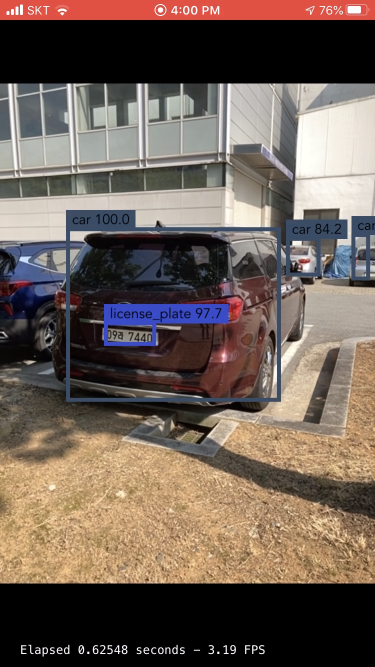
#> input picture CoreML.PNG, 750 x 1334 px, given in place of .., which was not available (shown at 1/2 size)
$ python ocr.py --images ..   (older library calls are emulated)
#> lines starting #> are read from the running program, lines starting #| are printed output that depends on the picture; after the words box and inside, x2 and y2 are one past the last pixel; in counts of white or black regions, pixels touching at a corner belong together; pictures that were not available may be replaced by others from this repository, and a replacement may not be noted
import matplotlib.pyplot as plt
import pytesseract
import numpy as np
import argparse
import imutils
import math
import cv2

# construct the argument parser and parse the arguments
ap = argparse.ArgumentParser()
ap.add_argument("-i", "--images", required=True, help="path to the images to be classified")
args = vars(ap.parse_args())

img = cv2.imread(args["images"])
#> img is the input picture: shape (1334, 750, 3); mean B, G, R 86.6, 95.4, 109.7
img_gray = cv2.cvtColor(img, cv2.COLOR_BGR2GRAY)
cv2.imshow('Original (Gray)', img_gray)
cv2.waitKey(0)

img_blur = cv2.bilateralFilter(img_gray, 10, 50, 50)
cv2.imshow('Blur', img_blur)
cv2.waitKey(0)

kernel = cv2.getStructuringElement(cv2.MORPH_RECT, (3, 3))
img_dilation = cv2.dilate(img_blur, kernel, iterations = 1)
cv2.imshow('Dilation', img_dilation)
cv2.waitKey(0)

# img_threshold = cv2.adaptiveThreshold(img_dilation, 255, cv2.ADAPTIVE_THRESH_MEAN_C, cv2.THRESH_BINARY, 21, 5)
# cv2.imshow('Threshold', img_threshold)
# cv2.waitKey(0)

_, img_threshold = cv2.threshold(img_dilation, 0, 255, cv2.THRESH_BINARY + cv2.THRESH_OTSU)
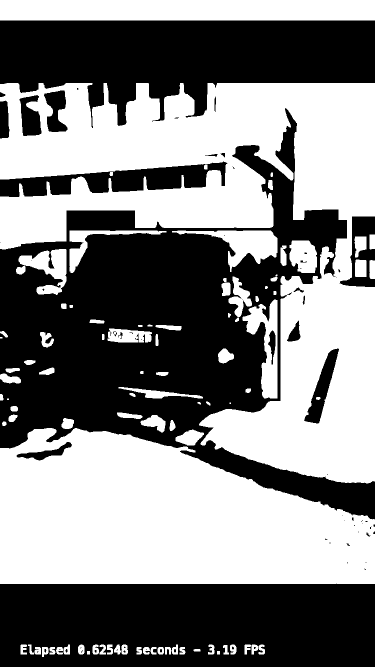
#> img_threshold: shape (1334, 750) (shown at 1/2 size); 51.2% white; 71 black regions (45 under 20 px), largest, box (x1, y1, x2, y2) and area: (0, 216, 750, 1039) 232014, (0, 1167, 750, 1334) 119830, (0, 41, 750, 256) 103600
cv2.imshow('Threshold', img_threshold)
cv2.waitKey(0)

img_canny = cv2.Canny(img_threshold, 50, 150, apertureSize=3)
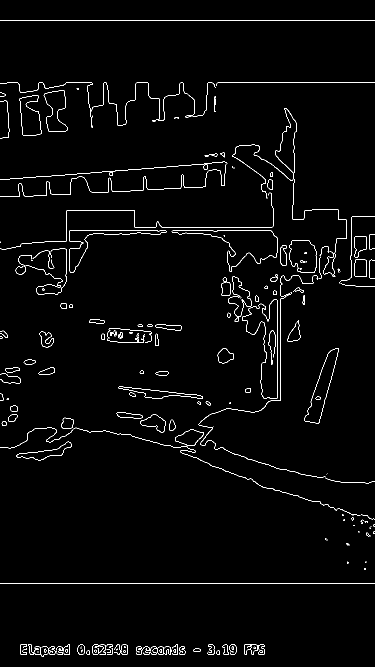
#> img_canny: shape (1334, 750) (shown at 1/2 size); 1.9% white in thin lines or dots
cv2.imshow('Canny', img_canny)
cv2.waitKey(0)

lines = cv2.HoughLines(img_canny, 1, np.pi/180, 150)
#> lines = [[40, 1.57], [1167, 1.57], [165, 1.57], [460, 1.57], [1308, 1.57], [560, 0], [455, 1.57], [554, 0], [394, 1.52], [1293, 1.57], [132, 0], [420, 1.57]]

angleSum = 0
img_ori = img_threshold.copy()

for i in range(len(lines)):
    for rho, theta in lines[i]:
        a, b = np.cos(theta), np.sin(theta)
        x0, y0 = a*rho, b*rho
        x1, y1 = int(x0 + 1000*(-b)),int(y0 + 1000*(a))
        x2, y2 = int(x0 - 1000*(-b)), int(y0 - 1000*(a))

        cv2.line(img_ori, (x1,y1), (x2,y2), (0,0,255), 3)
        angleSum += math.degrees(math.atan2(y2 - y1, x2 - x1))
#> this loop made 12 passes
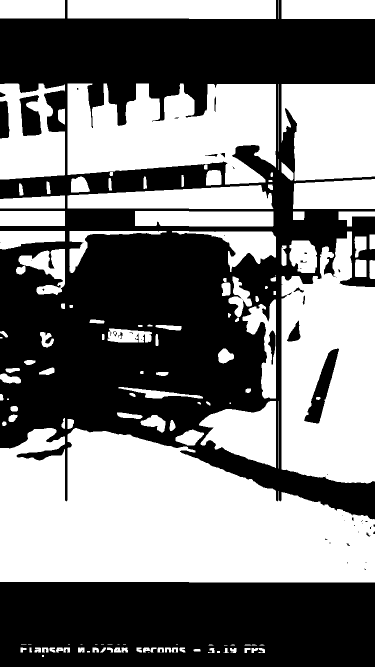
#> img_ori: shape (1334, 750) (shown at 1/2 size); 48.8% white; 140 white regions (22 under 20 px), largest, box (x1, y1, x2, y2) and area: (0, 856, 750, 1165) 175481, (563, 463, 750, 967) 73105, (135, 167, 552, 369) 61954
#> after the loop, angleSum = -272.8

angle = angleSum/len(lines)
#> angle = -22.73

res = np.vstack((img_ori.copy(), img_ori))
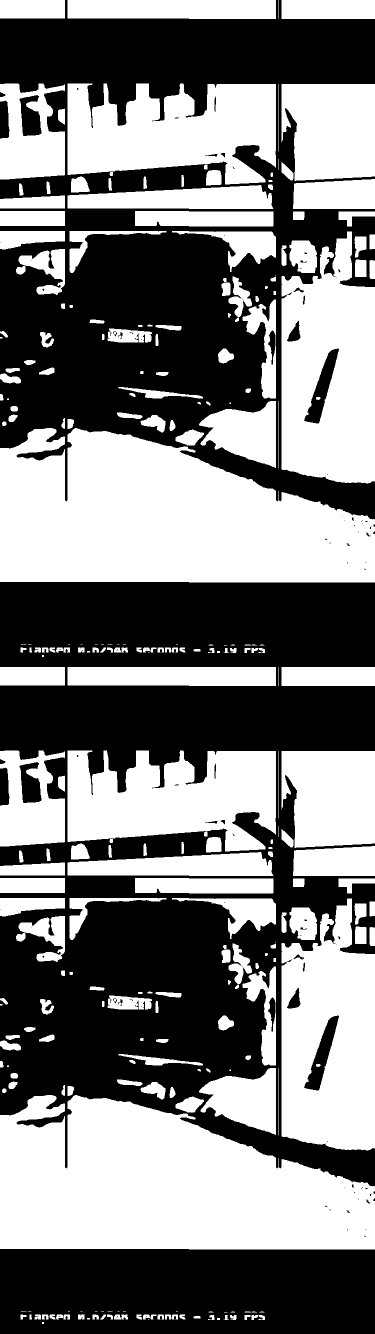
#> res: shape (2668, 750) (shown at 1/2 size); 48.8% white; 280 white regions (44 under 20 px)
cv2.imshow('img', img_ori)
cv2.waitKey(0)

rows, cols = img.shape[:2]
#> rows = 1334; cols = 750
M = cv2.getRotationMatrix2D((cols/2, rows/2), angle, 1)
#> M = [[0.922, -0.386, 286.8], [0.386, 0.922, -93.09]]
img_rotate = cv2.warpAffine(img_threshold.copy(), M, (cols, rows))
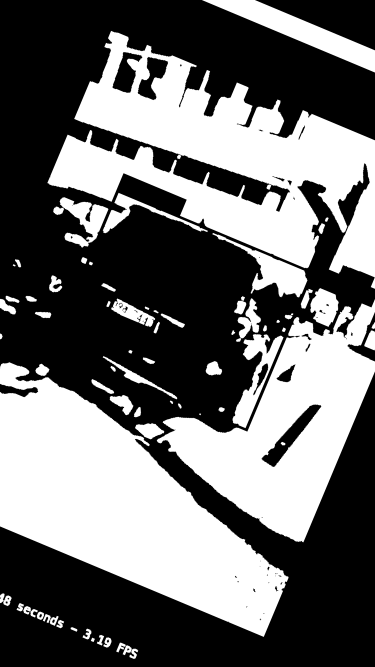
#> img_rotate: shape (1334, 750) (shown at 1/2 size); min 0, max 255, mean 108.1
cv2.imshow('Rotation', img_rotate)
cv2.waitKey(0)

contours, _ = cv2.findContours(img_rotate, cv2.RETR_LIST,cv2.CHAIN_APPROX_SIMPLE)
#> contours = 155 contours, 76 with area under 20; largest, box (x1, y1, x2, y2) and area: (0, 724, 578, 1274) 146118, (94, 61, 750, 578) 145431, (313, 598, 750, 1085) 92400, (403, 0, 750, 145) 12983, (464, 668, 568, 857) 6592
image = cv2.drawContours(img_rotate, contours, -1, (0,255,0), 2)
cv2.imshow('Contours', image)
cv2.waitKey(0)

ori_img = img_rotate.copy()
contours,_ = cv2.findContours(ori_img, cv2.RETR_TREE, cv2.CHAIN_APPROX_SIMPLE)
#> contours = 138 contours, 64 with area under 20; largest, box (x1, y1, x2, y2) and area: (2, 727, 575, 1272) 141566, (97, 64, 748, 552) 131904, (316, 608, 748, 1082) 88155, (414, 2, 748, 142) 11304, (435, 471, 613, 593) 5150
contours_dict = []
pos_cnt = list()
box1 = list()

for contour in contours:
    x, y, w, h = cv2.boundingRect(contour)
    cv2.rectangle(ori_img, pt1=(x, y), pt2=(x+w, y+h), color=(0, 255, 0), thickness=2)

    # insert to dict
    contours_dict.append({
        'contour': contour,
        'x': x,
        'y': y,
        'w': w,
        'h': h,
        'cx': x + (w / 2),
        'cy': y + (h / 2)
    })
#> this loop made 138 passes
#> (x, y, w, h) on passes 2, 3, 4, 6, 7, 8, 9, 10, 12, 13, 14, 15: (245, 1296, 1, 1), (248, 1292, 26, 24), (252, 1294, 9, 9), (235, 1287, 16, 15), (212, 1280, 1, 1), (184, 1278, 3, 4), (211, 1277, 10, 16), (171, 1275, 1, 1), (197, 1272, 9, 17), (173, 1259, 8, 18), (143, 1256, 10, 5), (110, 1244, 1, 1)
#> (contour, x, y, w, h) on passes 1, 5, 11, 19, 23, 28: ([[261, 1312], [262, 1313]], 261, 1312, 2, 2), ([[209, 1291], [210, 1291]], 209, 1291, 2, 1), ([[167, 1273], [168, 1273], [169, 1274], [168, 1273]], 167, 1273, 3, 2), ([[88, 1239], [88, 1240]], 88, 1239, 1, 2), ([[114, 1234], [114, 1235]], 114, 1234, 1, 2), ([[54, 1226], [55, 1226]], 54, 1226, 2, 1)
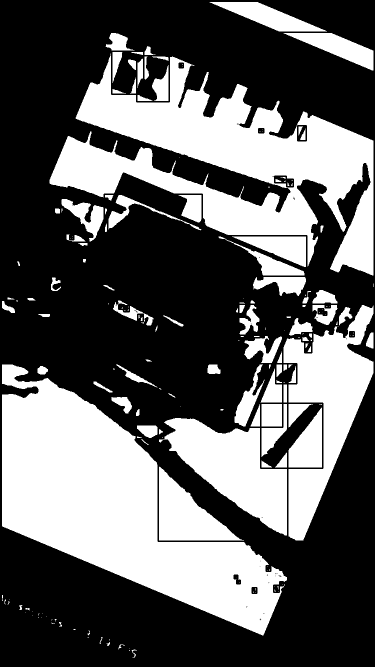
#> ori_img: shape (1334, 750) (shown at 1/2 size); min 0, max 255, mean 96.7
#> after the loop, contours_dict = 138 items

cv2.imshow('Contour Candidate', ori_img)
cv2.waitKey(0)

# ---------------------------------------------------------

ori_img = img_rotate.copy()
count = 0

for d in contours_dict:
    rect_area = d['w']*d['h'] # 영역 크기
    aspect_ratio = d['w'] / d['h']

    if 0.3 <= aspect_ratio <= 1.0 and 100 <= rect_area:
        cv2.rectangle(ori_img,(d['x'],d['y']),(d['x']+d['w'],d['y']+d['h']),(0,255,0),2)
        d['idx'] = count
        count += 1
        pos_cnt.append(d)
#> this loop made 138 passes
#> (rect_area, aspect_ratio) on passes 3, 4, 6, 9, 12, 13, 14, 17, 21, 24, 25, 27: (624, 1.08), (81, 1), (240, 1.07), (160, 0.625), (153, 0.529), (144, 0.444), (50, 2), (108, 0.75), (169, 1), (25, 1), (24, 0.375), (20, 1.25)
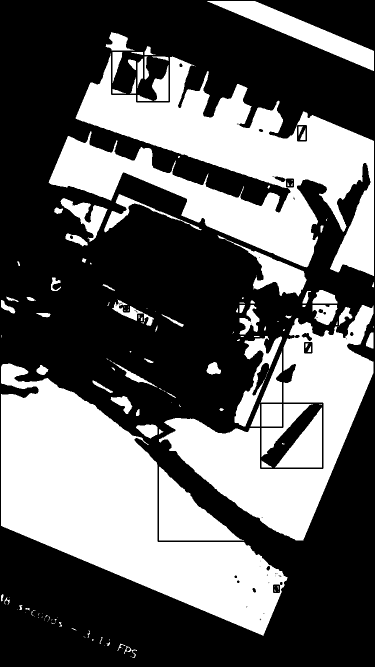
#> ori_img: shape (1334, 750) (shown at 1/2 size); min 0, max 255, mean 98.5
#> after the loop, count = 30; pos_cnt = 30 items

cv2.imshow('Possible Candidate', ori_img)
cv2.waitKey(0)

# ----------------------------------------------

MAX_DIAG_MULTIPLYER = 5 # contourArea의 대각선 x5 안에 다음 contour가 있어야함
MAX_ANGLE_DIFF = 12.0  # contour와 contour 중심을 기준으로 한 각도가 n 이내여야함
MAX_AREA_DIFF = 0.5 # contour간에 면적 차이가 크면 인정하지 않겠다.
MAX_WIDTH_DIFF = 0.8 # contour간에 너비 차이가 크면 인정 x
MAX_HEIGHT_DIFF = 0.2 # contour간에 높이 차이가 크면 인정 x
MIN_N_MATCHED = 3 # 위의 조건을 따르는 contour가 최소 3개 이상이어야 번호판으로 인정
ori_img = img_rotate.copy()

def find_number(contour_list):
    matched_result_idx = []

    # contour_list[n]의 keys = dict_keys(['contour', 'x', 'y', 'w', 'h', 'cx', 'cy', 'idx'])
    for d1 in contour_list:
        matched_contour_idx = []
        for d2 in contour_list:      # for문을 2번 돌면서 contour끼리 비교해줄 것
            if d1['idx'] == d2['idx']:   # idx가 같다면 아예 동일한 contour이기에 패스
                continue

            dx = abs(d1['cx']-d2['cx'])  # d1, d2 중앙점 기준으로 x축의 거리
            dy = abs(d1['cy']-d2['cy'])  # d1, d2 중앙점 기준으로 y축의 거리
            # 이를 구한 이유는 대각 길이를 구하기 위함 / 피타고라스 정리

            # 기준 Contour 사각형의 대각선 길이 구하기
            diag_len = np.sqrt(d1['w']**2+d1['w']**2)

            # contour 중심간의 대각 거리
            distance = np.linalg.norm(np.array([d1['cx'],d1['cy']]) - np.array([d2['cx'],d2['cy']]))

            # 각도 구하기
            # 빗변을 구할 때, dx와 dy를 알기에 tan세타 = dy / dx 로 구할 수 있다.
            # 여기서 역함수를 사용하면    세타 =  arctan dy/dx 가 된다.
            if dx == 0:
                angle_diff = 90   # x축의 차이가 없다는 것은 다른 contour가 위/아래에 위치한다는 것
            else:
                angle_diff = np.degrees(np.arctan(dy/dx))  # 라디안 값을 도로 바꾼다.

            # 면적의 비율 (기준 contour 대비)
            area_diff = abs(d1['w'] * d1['h'] - d2['w'] * d2['h']) / (d1['w']*d1['h'])
            # 너비의 비율
            width_diff = abs(d1['w']-d2['w']) / d1['w']
            # 높이의 비율
            height_diff = abs(d1['h']-d2['h']) / d2['h']

            # 이제 조건에 맞는 idx만을 matched_contours_idx에 append할 것이다.
            if distance < diag_len * MAX_DIAG_MULTIPLYER and angle_diff < MAX_ANGLE_DIFF \
            and area_diff < MAX_AREA_DIFF and width_diff < MAX_WIDTH_DIFF \
            and height_diff < MAX_HEIGHT_DIFF:
                # 계속 d2를 번갈아 가며 비교했기에 지금 d2 넣어주고
                matched_contour_idx.append(d2['idx'])

        # d1은 기준이었으니 이제 append
        matched_contour_idx.append(d1['idx'])

        # 앞서 정한 후보군의 갯수보다 적으면 탈락
        if len(matched_contour_idx) < MIN_N_MATCHED:
            continue

        # 최종 contour를 입력
        matched_result_idx.append(matched_contour_idx)

        # 최종에 들지 못한 아닌애들도 한 번 더 비교
        unmatched_contour_idx = []
        for d4 in contour_list:
            if d4['idx'] not in matched_contour_idx:
                unmatched_contour_idx.append(d4['idx'])

        # np.take(a,idx)   a배열에서 idx를 뽑아냄
        unmatched_contour = np.take(pos_cnt,unmatched_contour_idx)

        # 재귀적으로 한 번 더 돌림
        recursive_contour_list = find_number(unmatched_contour)

        # 최종 리스트에 추가
        for idx in recursive_contour_list:
            matched_result_idx.append(idx)

        break
#> this loop made 30 passes
#> after the loop, matched_result_idx = []

    return matched_result_idx

result_idx = find_number(pos_cnt)
#> result_idx = []

matched_result = []

for idx_list in result_idx:
    matched_result.append(np.take(pos_cnt,idx_list))
#> this loop made 0 passes
#> after the loop, matched_result = []

# pos_cnt 시각화

for r in matched_result:
    for d in r:
        cv2.rectangle(ori_img,(d['x'],d['y']),(d['x']+d['w'],d['y']+d['h']),(0,255,0),2)

cv2.imshow('Possible Candidate', ori_img)
cv2.waitKey(0)

# --------------------------------------------

PLATE_WIDTH_PADDING = 1.3
PLATE_HEIGHT_PADDING = 1.5
MIN_PLATE_RATIO = 3
MAX_PLATE_RATIO = 10

plate_imgs = []
plate_infos = []
ori_img = img_rotate.copy()

for i, matched_chars in enumerate(matched_result):
    sorted_chars = sorted(matched_chars, key=lambda x: x['cx'])

    plate_cx = (sorted_chars[0]['cx'] + sorted_chars[-1]['cx']) / 2
    plate_cy = (sorted_chars[0]['cy'] + sorted_chars[-1]['cy']) / 2

    # 합집합 구하는 것 처럼 교집합([0]['x']) 제거
    # 그리고 패딩
    plate_width = (sorted_chars[-1]['x'] + sorted_chars[-1]['w'] - sorted_chars[0]['x']) * PLATE_WIDTH_PADDING

    sum_height = 0
    for d in sorted_chars:
        sum_height += d['h']

    # 평균 구하고 패딩
    plate_height = int(sum_height / len(sorted_chars) * PLATE_HEIGHT_PADDING)

    # 원하는 부분만 잘라냄
    img_cropped = cv2.getRectSubPix(
        ori_img,
        patchSize=(int(plate_width), int(plate_height)),
        center=(int(plate_cx), int(plate_cy))
    )
    # h/w < Min   or   Max < h/w < Min  해당하면 패스  해당하지 않을경우 append
    if img_cropped.shape[1] / img_cropped.shape[0] < MIN_PLATE_RATIO or \
    img_cropped.shape[1] / img_cropped.shape[0] < MIN_PLATE_RATIO > MAX_PLATE_RATIO:
        continue

    plate_imgs.append(img_cropped)
    plate_infos.append({
        'x': int(plate_cx - plate_width / 2),
        'y': int(plate_cy - plate_height / 2),
        'w': int(plate_width),
        'h': int(plate_height)
    })
#> after the loop, plate_imgs = []; plate_infos = []

#> (the run stopped early here; a loop or call above may not have finished)
